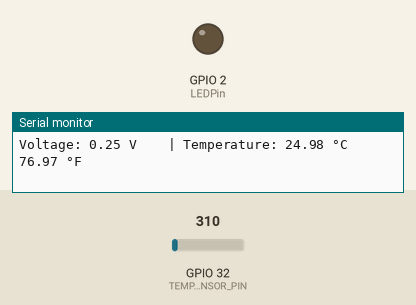
A sketch run on a simulated ESP32. Shown: output pins drawn as LEDs (lit = HIGH), the last lines printed to the serial monitor. Inputs (shaded band) come from the test bench; at power-on: GPIO 32 (TEMP_SENSOR_PIN) = 310.

Above: at 2.8 s.
2.9 s: GPIO 32 (TEMP_SENSOR_PIN) set to 350
5.6 s: GPIO 32 (TEMP_SENSOR_PIN) set to 413
At 6.6 s:
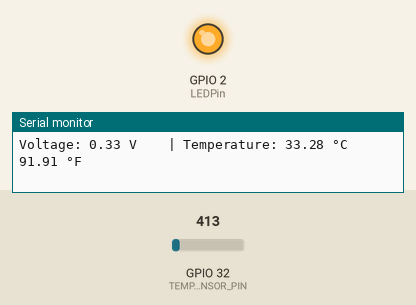
8.3 s: GPIO 32 (TEMP_SENSOR_PIN) set to 372
At 10.9 s:
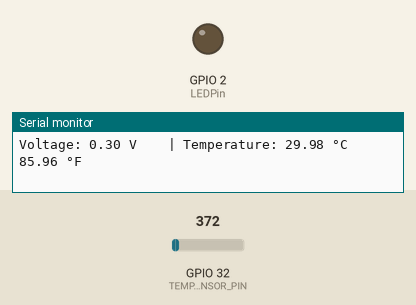
11.5 s: GPIO 32 (TEMP_SENSOR_PIN) set to 434
At 12.4 s:
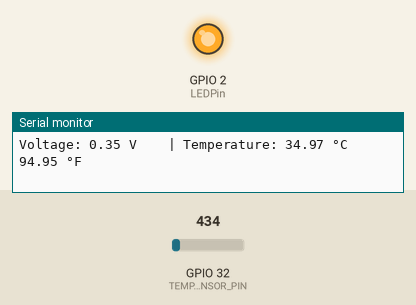
Timing chart, 0 to 14.5 s (numbered marks = the images above; inputs shaded):
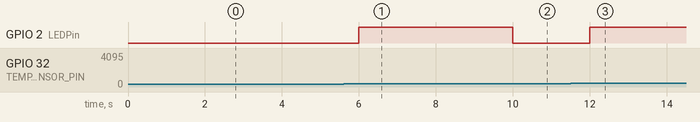

Measured:
- the behaviour switches between 372 and 373 on GPIO 32 (TEMP_SENSOR_PIN) (found by bisection; images 0 and 1)
- after the input at 5.6 s, GPIO 2 (LEDPin): LOW → HIGH after 0.40 s
- after the input at 8.3 s, GPIO 2 (LEDPin): HIGH → LOW after 1.7 s
- after the input at 11.5 s, GPIO 2 (LEDPin): LOW → HIGH after 0.50 s

The sketch:

Sample.ino
```cpp
/* Written by Boluwatife Olasupo
 * Temperature Reading with External LED Control
 * 2025 Project
 */

const int LEDPin = 2;        // D2 for external LED (GPIO2)
const int TEMP_SENSOR_PIN = 32; // GPIO32 for LM35

void setup() {
  Serial.begin(9600);             // Serial Monitor start
  pinMode(LEDPin, OUTPUT);        // Set LED pin as output
}

void loop() {
  int sampleValue = analogRead(TEMP_SENSOR_PIN);     // Read LM35 analog voltage
  float voltage = (sampleValue / 4095.0) * 3.3;       // Convert to voltage
  float temperatureC = voltage * 100.0;               // Convert to °C (10mV/°C)
  float temperatureF = CelsiusToFahrenheit(temperatureC); // To °F

  // Print values to Serial
  Serial.print("Voltage: ");
  Serial.print(voltage, 2);
  Serial.print(" V    | Temperature: ");
  Serial.print(temperatureC, 2);
  Serial.print(" °C\t");
  Serial.print(temperatureF, 2);
  Serial.println(" °F");

  // Optional: Turn on LED if temp > 30°C
  if (temperatureC > 30.0) {
    digitalWrite(LEDPin, HIGH);
  } else {
    digitalWrite(LEDPin, LOW);
  }

  delay(2000);  // Wait 2 seconds before next read
}

// Must be outside loop()
float CelsiusToFahrenheit(float tempC) {
  return (tempC * 9.0 / 5.0) + 32.0;
}
```
